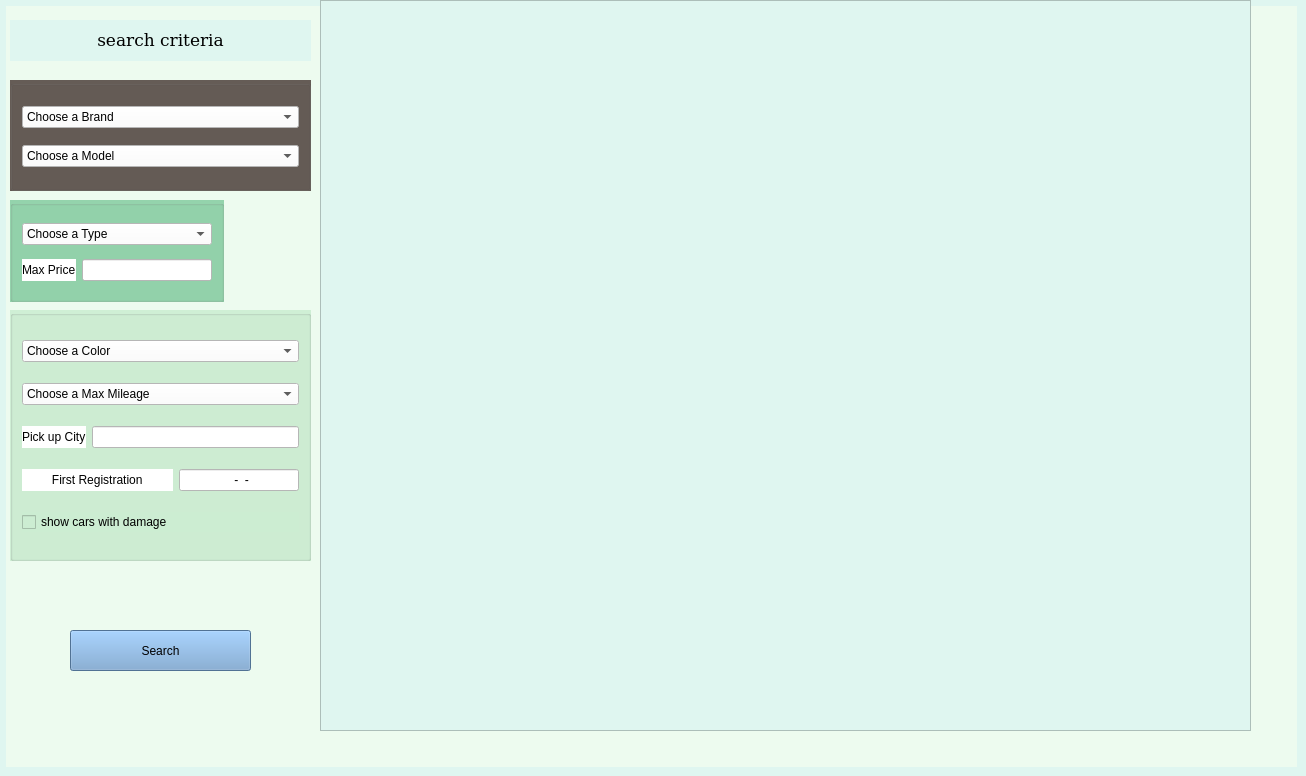
    <widget class="QWidget" name="BuyCarPage">
     <property name="styleSheet">
      <string notr="true">background-color: rgb(223, 246, 240);</string>
     </property>
     <widget class="QGroupBox" name="groupBox_4">
      <property name="geometry">
       <rect>
        <x>10</x>
        <y>80</y>
        <width>301</width>
        <height>111</height>
       </rect>
      </property>
      <property name="styleSheet">
       <string notr="true">background-color: qlineargradient(spread:pad, x1:0, y1:0, x2:0, y2:1, stop:0 rgba(0, 0, 0, 255), stop:0.33 rgba(0, 0, 0, 255), stop:0.34 rgba(255, 30, 30, 255), stop:0.66 rgba(255, 0, 0, 255), stop:0.67 rgba(255, 255, 0, 255), stop:1 rgba(255, 255, 0, 255));
background-color: rgb(101, 92, 86);</string>
      </property>
      <property name="title">
       <string/>
      </property>
      <layout class="QVBoxLayout" name="verticalLayout_3">
       <item>
        <widget class="QComboBox" name="carBrandSearchComboBox">
         <property name="styleSheet">
          <string notr="true">background-color: qlineargradient(spread:pad, x1:0, y1:0, x2:0, y2:1, stop:0 rgba(0, 0, 0, 255), stop:0.33 rgba(0, 0, 0, 255), stop:0.34 rgba(255, 30, 30, 255), stop:0.66 rgba(255, 0, 0, 255), stop:0.67 rgba(255, 255, 0, 255), stop:1 rgba(255, 255, 0, 255));
background-color: rgb(255, 255, 255);</string>
         </property>
         <item>
          <property name="text">
           <string extracomment="choose a Model">Choose a Brand</string>
          </property>
         </item>
        </widget>
       </item>
       <item>
        <layout class="QHBoxLayout" name="horizontalLayout_18">
         <item>
          <widget class="QComboBox" name="carModelSearchComboBox">
           <property name="styleSheet">
            <string notr="true">background-color: rgb(255, 255, 255);</string>
           </property>
           <item>
            <property name="text">
             <string extracomment="choose a Model">Choose a Model</string>
            </property>
           </item>
          </widget>
         </item>
        </layout>
       </item>
      </layout>
     </widget>
     <widget class="QGroupBox" name="groupBox_5">
      <property name="geometry">
       <rect>
        <x>10</x>
        <y>310</y>
        <width>301</width>
        <height>251</height>
       </rect>
      </property>
      <property name="styleSheet">
       <string notr="true">background-color: qlineargradient(spread:pad, x1:0, y1:0, x2:0, y2:1, stop:0 rgba(0, 0, 0, 255), stop:0.33 rgba(0, 0, 0, 255), stop:0.34 rgba(255, 30, 30, 255), stop:0.66 rgba(255, 0, 0, 255), stop:0.67 rgba(255, 255, 0, 255), stop:1 rgba(255, 255, 0, 255));
background-color: rgba(204, 237, 210, 232);</string>
      </property>
      <property name="title">
       <string/>
      </property>
      <layout class="QVBoxLayout" name="verticalLayout_5">
       <item>
        <widget class="QComboBox" name="carColorSearchCombox">
         <property name="styleSheet">
          <string notr="true">background-color: rgb(255, 255, 255);</string>
         </property>
         <item>
          <property name="text">
           <string>Choose a Color</string>
          </property>
         </item>
        </widget>
       </item>
       <item>
        <widget class="QComboBox" name="carMileRegistrationComboBox">
         <property name="styleSheet">
          <string notr="true">background-color: rgb(255, 255, 255);</string>
         </property>
         <item>
          <property name="text">
           <string>Choose a Max Mileage</string>
          </property>
         </item>
         <item>
          <property name="text">
           <string>1000</string>
          </property>
         </item>
         <item>
          <property name="text">
           <string>2000</string>
          </property>
         </item>
         <item>
          <property name="text">
           <string>5000</string>
          </property>
         </item>
         <item>
          <property name="text">
           <string>10000</string>
          </property>
         </item>
         <item>
          <property name="text">
           <string>15000</string>
          </property>
         </item>
         <item>
          <property name="text">
           <string>20000</string>
          </property>
         </item>
         <item>
          <property name="text">
           <string>30000</string>
          </property>
         </item>
         <item>
          <property name="text">
           <string>40000</string>
          </property>
         </item>
         <item>
          <property name="text">
           <string>50000</string>
          </property>
         </item>
         <item>
          <property name="text">
           <string>100000</string>
          </property>
         </item>
         <item>
          <property name="text">
           <string>150000</string>
          </property>
         </item>
         <item>
          <property name="text">
           <string>200000</string>
          </property>
         </item>
         <item>
          <property name="text">
           <string>250000</string>
          </property>
         </item>
         <item>
          <property name="text">
           <string>300000</string>
          </property>
         </item>
        </widget>
       </item>
       <item>
        <layout class="QHBoxLayout" name="horizontalLayout_21">
         <item>
          <widget class="QLabel" name="label_22">
           <property name="styleSheet">
            <string notr="true">background-color: rgb(255, 255, 255);</string>
           </property>
           <property name="text">
            <string>Pick up City</string>
           </property>
          </widget>
         </item>
         <item>
          <widget class="QLineEdit" name="carPickPointSearchCityLineEdit">
           <property name="styleSheet">
            <string notr="true">background-color: rgb(255, 255, 255);</string>
           </property>
           <property name="readOnly">
            <bool>false</bool>
           </property>
          </widget>
         </item>
        </layout>
       </item>
       <item>
        <layout class="QHBoxLayout" name="horizontalLayout_27">
         <item>
          <widget class="QLabel" name="label_25">
           <property name="styleSheet">
            <string notr="true">background-color: rgb(255, 255, 255);</string>
           </property>
           <property name="text">
            <string>         First Registration         </string>
           </property>
          </widget>
         </item>
         <item>
          <widget class="QLineEdit" name="carFirstRegLineEdit">
           <property name="styleSheet">
            <string notr="true">background-color: rgb(255, 255, 255);</string>
           </property>
           <property name="inputMask">
            <string>9999-99-99</string>
           </property>
           <property name="alignment">
            <set>Qt::AlignCenter</set>
           </property>
           <property name="readOnly">
            <bool>false</bool>
           </property>
          </widget>
         </item>
        </layout>
       </item>
       <item>
        <layout class="QHBoxLayout" name="horizontalLayout_26">
         <item>
          <widget class="QCheckBox" name="damagedCheckBox">
           <property name="text">
            <string>show cars with damage</string>
           </property>
          </widget>
         </item>
        </layout>
       </item>
      </layout>
     </widget>
     <widget class="QGroupBox" name="groupBox_6">
      <property name="geometry">
       <rect>
        <x>10</x>
        <y>200</y>
        <width>214</width>
        <height>102</height>
       </rect>
      </property>
      <property name="styleSheet">
       <string notr="true">background-color: qlineargradient(spread:pad, x1:0, y1:0, x2:0, y2:1, stop:0 rgba(0, 0, 0, 255), stop:0.33 rgba(0, 0, 0, 255), stop:0.34 rgba(255, 30, 30, 255), stop:0.66 rgba(255, 0, 0, 255), stop:0.67 rgba(255, 255, 0, 255), stop:1 rgba(255, 255, 0, 255));
background-color: rgb(148, 211, 172);</string>
      </property>
      <property name="title">
       <string/>
      </property>
      <layout class="QVBoxLayout" name="verticalLayout_4">
       <item>
        <widget class="QComboBox" name="carTypeSearchCombobox">
         <property name="styleSheet">
          <string notr="true">background-color: rgb(255, 255, 255);</string>
         </property>
         <item>
          <property name="text">
           <string>Choose a Type</string>
          </property>
         </item>
         <item>
          <property name="text">
           <string>Petrol</string>
          </property>
         </item>
         <item>
          <property name="text">
           <string>Diesel</string>
          </property>
         </item>
         <item>
          <property name="text">
           <string>Electric</string>
          </property>
         </item>
         <item>
          <property name="text">
           <string>Hybrid</string>
          </property>
         </item>
        </widget>
       </item>
       <item>
        <layout class="QHBoxLayout" name="horizontalLayout_22">
         <item>
          <widget class="QLabel" name="label_23">
           <property name="styleSheet">
            <string notr="true">background-color: rgb(255, 255, 255);</string>
           </property>
           <property name="text">
            <string>Max Price</string>
           </property>
          </widget>
         </item>
         <item>
          <widget class="QLineEdit" name="carPriceSearchLineEdit">
           <property name="styleSheet">
            <string notr="true">background-color: rgb(255, 255, 255);</string>
           </property>
          </widget>
         </item>
        </layout>
       </item>
      </layout>
     </widget>
     <widget class="QPushButton" name="searchButton">
      <property name="geometry">
       <rect>
        <x>70</x>
        <y>630</y>
        <width>181</width>
        <height>41</height>
       </rect>
      </property>
      <property name="styleSheet">
       <string notr="true">background-color: rgb(114, 159, 207);</string>
      </property>
      <property name="text">
       <string>Search</string>
      </property>
     </widget>
     <widget class="QLabel" name="buyCarLabel">
      <property name="geometry">
       <rect>
        <x>6</x>
        <y>6</y>
        <width>1291</width>
        <height>761</height>
       </rect>
      </property>
      <property name="styleSheet">
       <string notr="true">background-color: qlineargradient(spread:pad, x1:0, y1:1, x2:0, y2:0, stop:0 rgba(0, 0, 0, 255), stop:0.05 rgba(14, 8, 73, 255), stop:0.36 rgba(28, 17, 145, 255), stop:0.6 rgba(126, 14, 81, 255), stop:0.75 rgba(234, 11, 11, 255), stop:0.79 rgba(244, 70, 5, 255), stop:0.86 rgba(255, 136, 0, 255), stop:0.935 rgba(239, 236, 55, 255));
background-color: rgba(239, 252, 239, 222);</string>
      </property>
      <property name="text">
       <string/>
      </property>
     </widget>
     <widget class="QListWidget" name="carAvailableListWidget">
      <property name="geometry">
       <rect>
        <x>320</x>
        <y>0</y>
        <width>931</width>
        <height>731</height>
       </rect>
      </property>
     </widget>
     <widget class="QLabel" name="searchLabel">
      <property name="geometry">
       <rect>
        <x>10</x>
        <y>20</y>
        <width>301</width>
        <height>41</height>
       </rect>
      </property>
      <property name="font">
       <font>
        <family>Bitstream Vera Serif</family>
        <pointsize>13</pointsize>
       </font>
      </property>
      <property name="text">
       <string>search criteria</string>
      </property>
      <property name="alignment">
       <set>Qt::AlignCenter</set>
      </property>
     </widget>
     <zorder>buyCarLabel</zorder>
     <zorder>groupBox_4</zorder>
     <zorder>groupBox_5</zorder>
     <zorder>groupBox_6</zorder>
     <zorder>carAvailableListWidget</zorder>
     <zorder>searchButton</zorder>
     <zorder>searchLabel</zorder>
    </widget>
